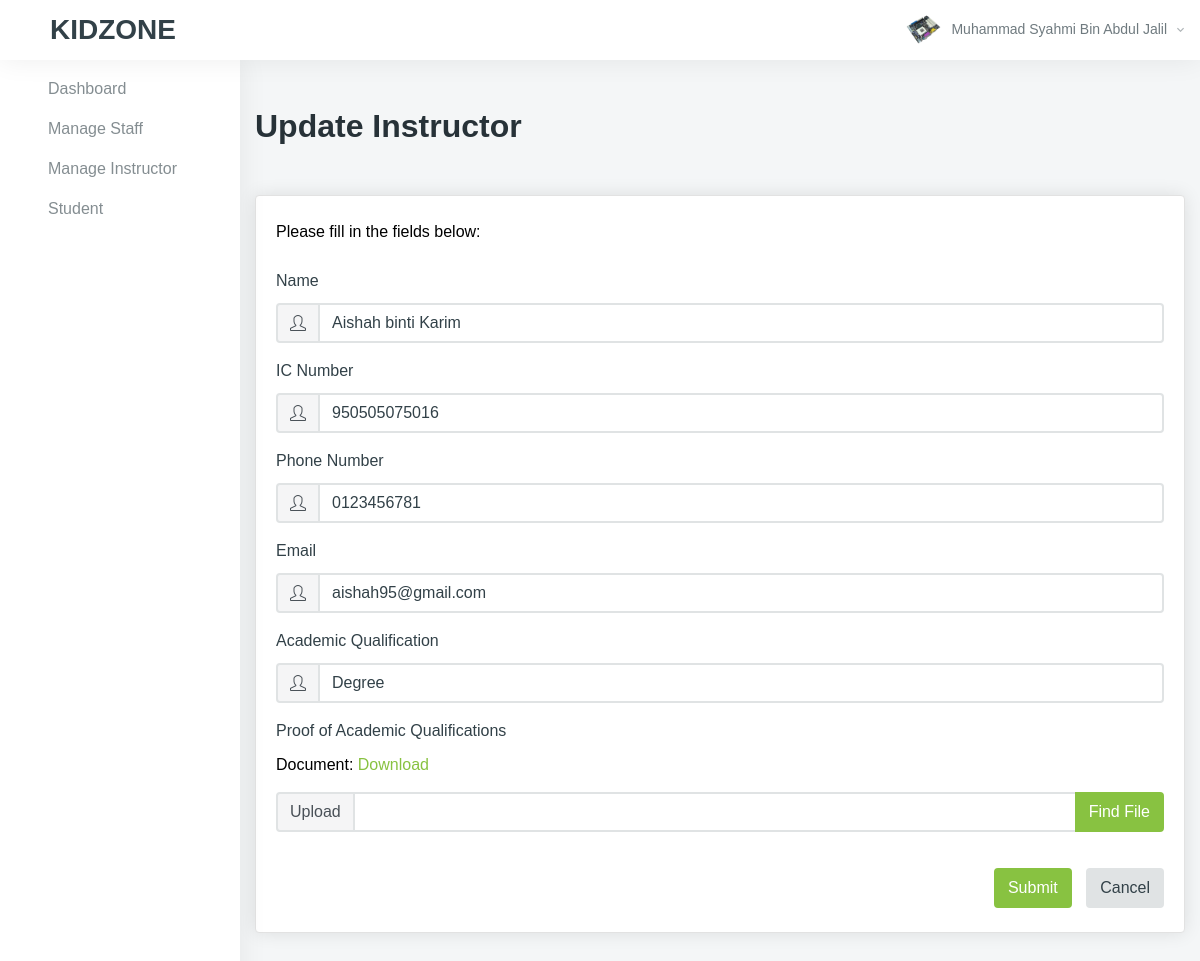
Page /admin/managepengajar.php?id=1 (signed in) on the committed database.
### tables this page shows
CREATE TABLE `staff` (
  `staff_id` int(11) NOT NULL,
  `staff_name` varchar(80) NOT NULL,
  `staff_email` varchar(80) NOT NULL,
  `staff_ic` varchar(30) NOT NULL,
  `staff_phone_number` varchar(30) NOT NULL,
  `staff_password` varchar(80) NOT NULL,
  `staff_pic_path` varchar(80) DEFAULT 'default.png'
);

CREATE TABLE `instructor` (
  `instructor_id` int(11) NOT NULL,
  `instructor_name` varchar(80) NOT NULL,
  `instructor_email` varchar(80) NOT NULL,
  `instructor_password` varchar(80) NOT NULL,
  `instructor_ic` varchar(30) NOT NULL,
  `instructor_phone_number` varchar(30) NOT NULL,
  `instructor_quotes` varchar(255) DEFAULT NULL,
  `instructor_qualification` varchar(80) NOT NULL DEFAULT 'Degree',
  `instructor_pic_path` varchar(80) DEFAULT 'default.png',
  `instructor_path_file` varchar(80) NOT NULL
);

### admin/managepengajar.php (the view, shortened to what this page needs)
<?php
include "../resources/conn.php";
$name = $ic = $phone = $email = $qualification = $file_temp = '';
if (isset($_GET['id'])) {
    $instructor_id = $_GET['id'];
    $sql = "SELECT * FROM instructor WHERE instructor_id = " . $instructor_id . "";
    $result = $conn->query($sql);
    if ($result->num_rows > 0) {
        $row = $result->fetch_assoc();
        $name = $row['instructor_name'];
        $ic = $row['instructor_ic'];
        $phone = $row['instructor_phone_number'];
        $email = $row['instructor_email'];
        $qualification = $row['instructor_qualification'];
        $file_path = $row['instructor_path_file'];
    }
}
?>
<!DOCTYPE html>
<html lang="en">
<head>
    <link href="../resources/vendors/vectormap/jquery-jvectormap-2.0.3.css" rel="stylesheet" type="text/css" />
    <link href="../resources/vendors/jquery-toggles/css/toggles.css" rel="stylesheet" type="text/css">
    <link href="../resources/vendors/jquery-toggles/css/themes/toggles-light.css" rel="stylesheet" type="text/css">
    <link href="../resources/vendors/jquery-toast-plugin/dist/jquery.toast.min.css" rel="stylesheet" type="text/css">
    <link href="../resources/dist/css/style.css" rel="stylesheet" type="text/css">
</head>
<body>
    <div class="hk-wrapper hk-vertical-nav">
        <?php include('header.php') ?>
        <nav class="hk-nav hk-nav-light ">
            <div class="nicescroll-bar">
                <div class="navbar-nav-wrap">
                    <ul class="navbar-nav flex-column">
                        <li class="nav-item ">
                            <a class="nav-link" href="index.php">
                                <span class="nav-link-text">Dashboard</span>
                            </a>
                        </li>
                        <li class="nav-item ">
                            <a class="nav-link" href="senaraistaff.php">
                                <span class="nav-link-text">Manage Staff</span>
                            </a>
                        </li>
                        <li class="nav-item ">
                            <a class="nav-link" href="senaraipengajar.php">
                                <span class="nav-link-text">Manage Instructor</span>
                            </a>
                        </li>
                        <li class="nav-item ">
                            <a class="nav-link" href="senaraipelajar.php">
                                <span class="nav-link-text">Student</span>
                            </a>
                        </li>
                    </ul>
                </div>
            </div>
        </nav>
        <div class="hk-pg-wrapper">
            <div class="container mt-xl-50 mt-sm-30 mt-15">
                <div class="hk-pg-header align-items-top">
                    <div>
                        <h2 class="hk-pg-title font-weight-600 mb-10">Update Instructor</h2>
                    </div>
                </div>
                <div class="row">
                    <div class="col-xl-12">
                        <section class="hk-sec-wrapper">
                            <p class="mb-25">Please fill in the fields below:</p>
                            <div class="row">
                                <div class="col-sm">
                                    <div class="table-wrap">
                                        <form method="POST" enctype="multipart/form-data">
                                            <div class="form-group">
                                                <label class="control-label mb-10" for="inputName">Name</label>
                                                <div class="input-group">
                                                    <div class="input-group-prepend">
                                                        <span class="input-group-text"><i class="icon-user"></i></span>
                                                    </div>
                                                    <input id="name" type="text" name="name" class="form-control" id="inputName" placeholder="Full Name" value="<?php echo $name ?>">
                                                </div>
                                            </div>
                                            <div class="form-group">
                                                <label class="control-label mb-10" for="inputName">IC Number</label>
                                                <div class="input-group">
                                                    <div class="input-group-prepend">
                                                        <span class="input-group-text"><i class="icon-user"></i></span>
                                                    </div>
                                                    <input id="ic" type="text" name="ic" class="form-control" id="inputName" placeholder="IC Number" value="<?php echo $ic ?>">
                                                </div>
                                            </div>
                                            <div class="form-group">
                                                <label class="control-label mb-10" for="inputName">Phone Number</label>
                                                <div class="input-group">
                                                    <div class="input-group-prepend">
                                                        <span class="input-group-text"><i class="icon-user"></i></span>
                                                    </div>
                                                    <input id="phone" type="text" name="phone" class="form-control" id="inputName" placeholder="Phone Number" value="<?php echo $phone ?>">
                                                </div>
                                            </div>
                                            <div class="form-group">
                                                <label class="control-label mb-10" for="inputName">Email</label>
                                                <div class="input-group">
                                                    <div class="input-group-prepend">
                                                        <span class="input-group-text"><i class="icon-user"></i></span>
                                                    </div>
                                                    <input id="email" type="text" name="email" class="form-control" id="inputName" placeholder="Email Address" value="<?php echo $email ?>">
                                                </div>
                                            </div>
                                            <div class="form-group">
                                                <label class="control-label mb-10" for="inputName">Academic Qualification</label>
                                                <div class="input-group">
                                                    <div class="input-group-prepend">
                                                        <span class="input-group-text"><i class="icon-user"></i></span>
                                                    </div>
                                                    <input id="qualification" type="text" name="qualification" class="form-control" id="inputName" placeholder="Academic qualification" value="<?php echo $qualification ?>">
                                                </div>
                                            </div>
                                            <div class="form-group">
                                                <label class="control-label mb-10" for="inputName">Proof of Academic Qualifications </label>
                                                <div style="margin-bottom:15px;">
                                                    Document: <a href="../resources/data/file qualification/<?php echo $file_path ?>">Download</a>
                                                </div>
                                                <div class="fileinput fileinput-new input-group" data-provides="fileinput">
                                                    <div class="input-group-prepend">
                                                        <span class="input-group-text">Upload</span>
                                                    </div>
                                                    <div class="form-control text-truncate" data-trigger="fileinput"><i class="glyphicon glyphicon-file fileinput-exists"></i> <span class="fileinput-filename"></span></div>
                                                    <span class="input-group-append">
                                                        <span class=" btn btn-primary btn-file"><span class="fileinput-new">Find File</span><span class="fileinput-exists">Change</span>
                                                        </span>
                                                    </span>
                                                </div>
                                            </div>
                                            <div style="float: right;" class="mt-20">
                                                <button type="submit" name="update" class="btn btn-primary mr-10">Submit</button>
                                                <button type="submit" name="cancel" class="btn btn-light">Cancel</button>
                                            </div>
                                        </form>
                                    </div>
                                </div>
                            </div>
                    </div>
                </div>
</body>
</html>

### admin/header.php (shortened to what this page needs)
<?php
$staff_id = $_SESSION['staff_id'];
$sql100 = "SELECT * FROM staff WHERE staff_id = " . $staff_id . "";
$result100 = $conn->query($sql100);
$row100 = $result100->fetch_assoc();
$name100 = $row100['staff_name'];
$pic_profile = $row100['staff_pic_path'];
?>
<nav class="navbar navbar-expand-xl navbar-light fixed-top hk-navbar hk-navbar-alt">
    <nav class="navbar navbar-light ">
        <span class="navbar-brand mb-0 h3" style="font-weight: bold;">KIDZONE</span>
    </nav>
    <ul class="navbar-nav hk-navbar-content">
        <li class="nav-item dropdown dropdown-authentication">
            <a class="nav-link dropdown-toggle no-caret" href="#" role="button" data-toggle="dropdown" aria-haspopup="true" aria-expanded="false">
                <div class="media">
                    <div class="media-img-wrap">
                        <div class="avatar">
                            <img src="../resources/img/profile/<?php echo $pic_profile; ?>" alt="user" class="avatar-img rounded-circle">
                        </div>
                    </div>
                    <div class="media-body">
                        <span><?php echo $name100; ?><i class="zmdi zmdi-chevron-down"></i></span>
                    </div>
                </div>
            </a>
        </li>
    </ul>
</nav>

### rows in the picture
staff: staff_pic_path (picture), staff_name "Muhammad Syahmi Bin Abdul Jalil"
instructor: name "Aishah binti Karim", ic "950505075016", phone "0123456781", email "aishah95@gmail.com", qualification "Degree"
